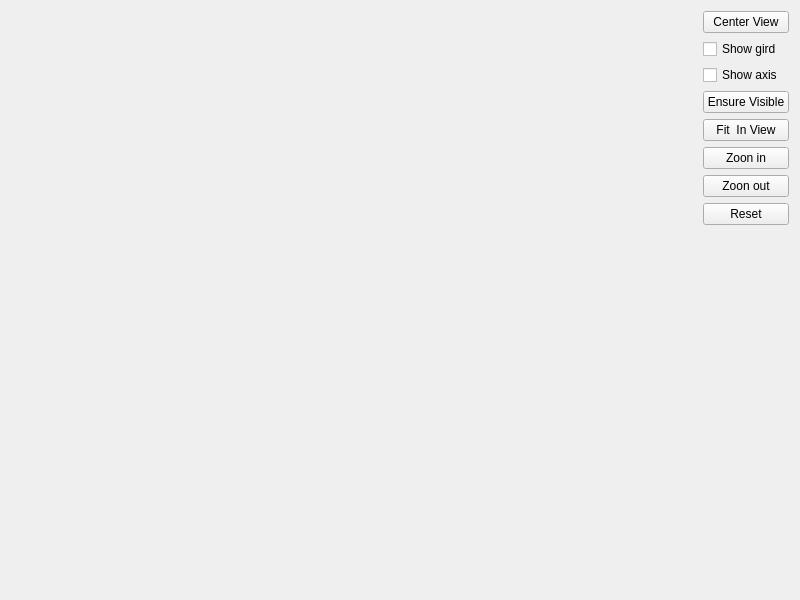
<?xml version="1.0" encoding="UTF-8"?>
<ui version="4.0">
 <class>Widget</class>
 <widget class="QWidget" name="Widget">
  <property name="geometry">
   <rect>
    <x>0</x>
    <y>0</y>
    <width>800</width>
    <height>600</height>
   </rect>
  </property>
  <property name="windowTitle">
   <string>Widget</string>
  </property>
  <layout class="QHBoxLayout" name="horizontalLayout" stretch="8,1">
   <item>
    <layout class="QVBoxLayout" name="verticalLayout"/>
   </item>
   <item>
    <layout class="QVBoxLayout" name="verticalLayout_2">
     <item>
      <widget class="QPushButton" name="pushButton_CenterView">
       <property name="text">
        <string>Center View</string>
       </property>
      </widget>
     </item>
     <item>
      <widget class="QCheckBox" name="checkBox_CheckGrid">
       <property name="text">
        <string>Show gird</string>
       </property>
      </widget>
     </item>
     <item>
      <widget class="QCheckBox" name="checkBox_ShowAxis">
       <property name="text">
        <string>Show axis</string>
       </property>
      </widget>
     </item>
     <item>
      <widget class="QPushButton" name="pushButton_EnsureVisible">
       <property name="text">
        <string>Ensure Visible</string>
       </property>
      </widget>
     </item>
     <item>
      <widget class="QPushButton" name="pushButton_FitInView">
       <property name="text">
        <string>Fit  In View</string>
       </property>
      </widget>
     </item>
     <item>
      <widget class="QPushButton" name="pushButton_ZoomIn">
       <property name="text">
        <string>Zoon in</string>
       </property>
      </widget>
     </item>
     <item>
      <widget class="QPushButton" name="pushButton_ZoomOut">
       <property name="text">
        <string>Zoon out</string>
       </property>
      </widget>
     </item>
     <item>
      <widget class="QPushButton" name="pushButton_Reset">
       <property name="text">
        <string>Reset</string>
       </property>
      </widget>
     </item>
     <item>
      <spacer name="verticalSpacer">
       <property name="orientation">
        <enum>Qt::Vertical</enum>
       </property>
       <property name="sizeHint" stdset="0">
        <size>
         <width>20</width>
         <height>40</height>
        </size>
       </property>
      </spacer>
     </item>
    </layout>
   </item>
  </layout>
 </widget>
 <resources/>
 <connections/>
</ui>
